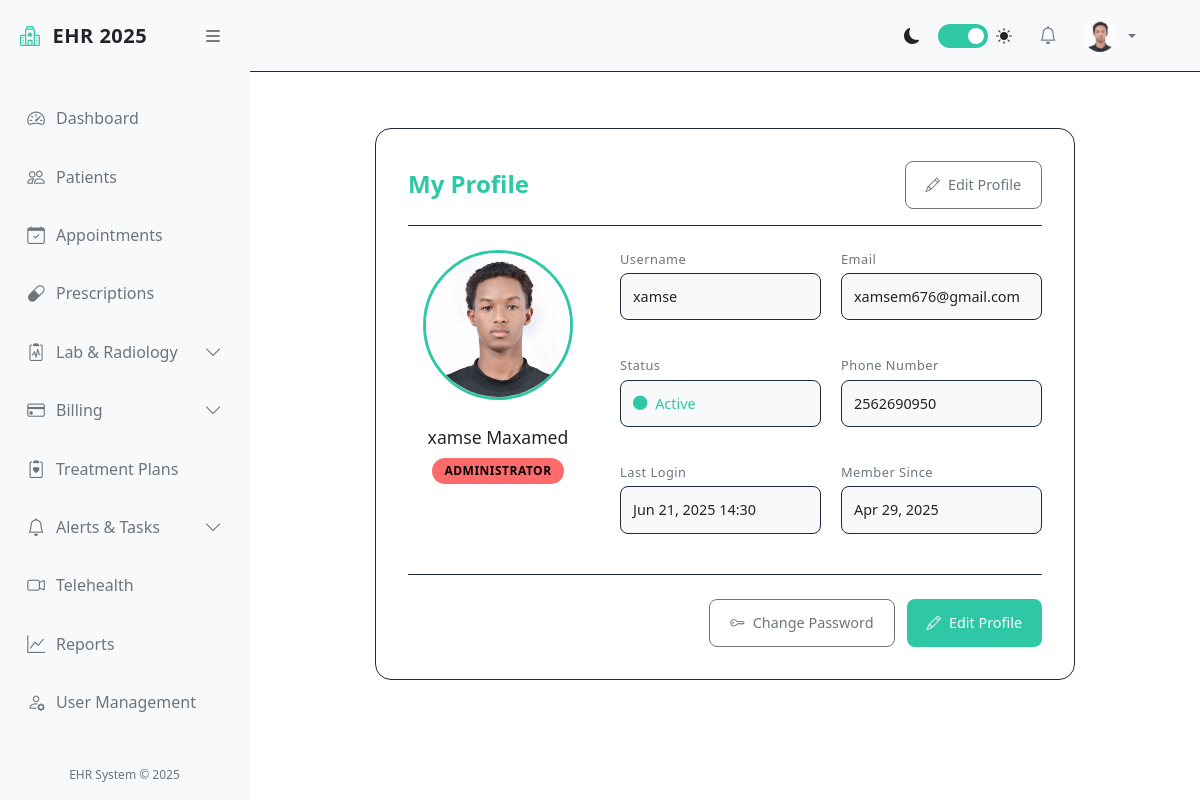
The app's page /accounts/profile/ (signed in) with its own data.
### accounts/models.py (models this page shows, shortened)
class User(AbstractUser):
    STATUS_CHOICES = [
        ('ACTIVE', 'Active'),
        ('INACTIVE', 'Inactive'),
        ('ON_LEAVE', 'On Leave'),
    ]
    ROLE_CHOICES = [
        ('ADMIN', 'Administrator'),
        ('DOCTOR', 'Doctor'),
        ('NURSE', 'Nurse'),
        ('STAFF', 'Staff'),
        ('PATIENT', 'Patient'),
    ]
    role = models.CharField(max_length=20, choices=ROLE_CHOICES, default='STAFF')
    phone_number = models.CharField(max_length=20, blank=True)
    license_number = models.CharField(max_length=100, blank=True)
    specialization = models.CharField(max_length=100, blank=True)
    department = models.CharField(max_length=100, blank=True)
    profile_picture = models.ImageField(upload_to='profile_pics/', null=True, blank=True)
    status = models.CharField(max_length=20, choices=STATUS_CHOICES, default='ACTIVE')  # <-- new
    is_verified = models.BooleanField(default=False)

### accounts/views.py (the view)
# urls.py: path('profile/', views.ProfileView.as_view(), name='profile'),
class ProfileView(LoginRequiredMixin, DetailView):
    model = User
    template_name = 'accounts/profile.html'
    def get_object(self):
        return self.request.user

### ehr/templates/accounts/profile.html (shortened to what this page needs)
{% extends 'ehr/base.html' %}
{% block content %}
<div class="profile-container">
    <div class="profile-header">
        <h2 class="profile-title">My Profile</h2>
        <a href="{% url 'profile_edit' %}" class="btn btn-outline">
            <i class="bi bi-pencil"></i> Edit Profile
        </a>
    </div>
    <div class="profile-content">
        <div class="profile-sidebar">
            {% if user.profile_picture %}
                <img src="{{ user.profile_picture.url }}" class="profile-picture" alt="Profile Picture">
            {% else %}
                <div class="profile-picture d-flex align-items-center justify-content-center">
                    <i class="bi bi-person"></i>
                </div>
            {% endif %}
            <div class="profile-name">{{ user.get_full_name }}</div>
            <span class="profile-role role-{{ user.role|lower }}">
                {{ user.get_role_display }}
            </span>
        </div>
        <div class="profile-main">
            <div class="profile-details">
                <div class="detail-group">
                    <div class="detail-label">Username</div>
                    <div class="detail-value">{{ user.username }}</div>
                </div>
                <div class="detail-group">
                    <div class="detail-label">Email</div>
                    <div class="detail-value">{{ user.email }}</div>
                </div>
                <div class="detail-group">
                    <div class="detail-label">Status</div>
                    <div class="detail-value">
                        <span class="status-{{ user.status|lower|cut:' ' }}">
                            <i class="bi bi-circle-fill me-1"></i>
                            {{ user.get_status_display }}
                        </span>
                    </div>
                </div>
                <div class="detail-group">
                    <div class="detail-label">Phone Number</div>
                    <div class="detail-value">{{ user.phone_number|default:"Not provided" }}</div>
                </div>
                <div class="detail-group">
                    <div class="detail-label">Last Login</div>
                    <div class="detail-value">{{ user.last_login|date:"M d, Y H:i"|default:"Never" }}</div>
                </div>
                <div class="detail-group">
                    <div class="detail-label">Member Since</div>
                    <div class="detail-value">{{ user.date_joined|date:"M d, Y" }}</div>
                </div>
            </div>
        </div>
    </div>
    <div class="profile-actions">
        <a href="{% url 'password_change' %}" class="btn btn-outline">
            <i class="bi bi-key"></i> Change Password
        </a>
        <a href="{% url 'profile_edit' %}" class="btn btn-primary">
            <i class="bi bi-pencil"></i> Edit Profile
        </a>
    </div>
</div>
{% endblock %}

### ehr/templates/ehr/base.html (shortened to what this page needs)
<!DOCTYPE html>
<html lang="en">
<head>
    <link href="https://cdn.jsdelivr.net/npm/bootstrap@5.3.0/dist/css/bootstrap.min.css" rel="stylesheet">
    <link rel="stylesheet" href="https://cdn.jsdelivr.net/npm/bootstrap-icons@1.10.0/font/bootstrap-icons.css">
</head>
<body>
    <div class="d-flex">
        <div class="sidebar" id="sidebar">
            <div class="sidebar-header">
                <a href="{% url 'dashboard' %}" class="sidebar-brand">
                    <i class="bi bi-hospital sidebar-brand-icon"></i>
                    <span id="sidebar-title">EHR 2025</span>
                </a>
                <button class="toggle-btn" id="toggle-sidebar">
                    <i class="bi bi-list"></i>
                </button>
            </div>
            <div class="px-2 py-3" style="height: calc(100% - 120px); overflow-y: auto;">
                <ul class="nav flex-column">
                    <li class="nav-item">
                        <a class="nav-link {% if request.resolver_match.url_name == 'dashboard' %}active{% endif %}"
                            href="{% url 'dashboard' %}">
                            <i class="bi bi-speedometer2"></i>
                            <span class="nav-link-text ms-2">Dashboard</span>
                        </a>
                    </li>
                    <li class="nav-item">
                        <a class="nav-link {% if 'patient' in request.resolver_match.url_name %}active{% endif %}"
                            href="{% url 'patient_list' %}">
                            <i class="bi bi-people"></i>
                            <span class="nav-link-text ms-2">Patients</span>
                        </a>
                    </li>
                    <li class="nav-item">
                        <a class="nav-link {% if 'appointment' in request.resolver_match.url_name %}active{% endif %}"
                            href="{% url 'appointment_list' %}">
                            <i class="bi bi-calendar-check"></i>
                            <span class="nav-link-text ms-2">Appointments</span>
                        </a>
                    </li>
                    <li class="nav-item">
                        <a class="nav-link {% if 'prescription' in request.resolver_match.url_name %}active{% endif %}"
                            href="{% url 'prescription_list' %}">
                            <i class="bi bi-capsule"></i>
                            <span class="nav-link-text ms-2">Prescriptions</span>
                        </a>
                    </li>
                    <li class="nav-item">
                        <a class="nav-link {% if 'lab_test' in request.resolver_match.url_name or 'imaging_study' in request.resolver_match.url_name %}active{% endif %}"
                            data-bs-toggle="collapse" href="#labRadCollapse">
                            <i class="bi bi-clipboard2-pulse"></i>
                            <span class="nav-link-text ms-2">Lab & Radiology</span>
                            <i class="bi bi-chevron-down collapse-icon ms-auto"></i>
                        </a>
                    </li>
                    <li class="nav-item">
                        <a class="nav-link {% if 'billing' in request.resolver_match.url_name or 'insurance' in request.resolver_match.url_name %}active{% endif %}"
                            data-bs-toggle="collapse" href="#billingCollapse">
                            <i class="bi bi-credit-card"></i>
                            <span class="nav-link-text ms-2">Billing</span>
                            <i class="bi bi-chevron-down collapse-icon ms-auto"></i>
                        </a>
                    </li>
                    <li class="nav-item">
                        <a class="nav-link {% if 'treatment_plan' in request.resolver_match.url_name %}active{% endif %}"
                            href="{% url 'treatment_plan_list' %}">
                            <i class="bi bi-clipboard2-heart"></i>
                            <span class="nav-link-text ms-2">Treatment Plans</span>
                        </a>
                    </li>
                    <li class="nav-item">
                        <a class="nav-link {% if 'alert' in request.resolver_match.url_name or 'task' in request.resolver_match.url_name %}active{% endif %}"
                            data-bs-toggle="collapse" href="#alertsTasksCollapse">
                            <i class="bi bi-bell"></i>
                            <span class="nav-link-text ms-2">Alerts & Tasks</span>
                            <i class="bi bi-chevron-down collapse-icon ms-auto"></i>
                        </a>
                    </li>
                    <li class="nav-item">
                        <a class="nav-link {% if 'telehealth' in request.resolver_match.url_name %}active{% endif %}"
                            href="{% url 'telehealth_session_list' %}">
                            <i class="bi bi-camera-video"></i>
                            <span class="nav-link-text ms-2">Telehealth</span>
                        </a>
                    </li>
                    <li class="nav-item">
                        <a class="nav-link {% if 'report' in request.resolver_match.url_name %}active{% endif %}"
                            href="{% url 'report_list' %}">
                            <i class="bi bi-graph-up"></i>
                            <span class="nav-link-text ms-2">Reports</span>
                        </a>
                    </li>
                    {% if user.is_authenticated and user.role == 'ADMIN' %}
                    <li class="nav-item">
                        <a class="nav-link {% if 'user' in request.resolver_match.url_name %}active{% endif %}"
                            href="{% url 'user_list' %}">
                            <i class="bi bi-person-gear"></i>
                            <span class="nav-link-text ms-2">User Management</span>
                        </a>
                    </li>
                    {% endif %}
                </ul>
            </div>
            <div class="sidebar-footer">
                EHR System &copy; 2025
            </div>
        </div>
        <div class="main-content flex-grow-1" id="main-content">
            <nav class="navbar navbar-expand-lg navbar-light bg-light border-bottom">
                <div class="container-fluid">
                    <div class="collapse navbar-collapse" id="navbarSupportedContent">
                        <ul class="navbar-nav ms-auto align-items-center">
                            <li class="nav-item me-3">
                                <div class="d-flex align-items-center">
                                    <i class="bi bi-moon-fill me-2"></i>
                                    <label class="theme-switch">
                                        <span class="slider"></span>
                                    </label>
                                    <i class="bi bi-sun-fill ms-2"></i>
                                </div>
                            </li>
                            <li class="nav-item dropdown me-2">
                                <a class="nav-link position-relative" href="#" id="notificationsDropdown" role="button"
                                    data-bs-toggle="dropdown">
                                    <i class="bi bi-bell"></i>
                                </a>
                            </li>
                            <li class="nav-item dropdown">
                                <a class="nav-link dropdown-toggle d-flex align-items-center" href="#" id="userDropdown"
                                    role="button" data-bs-toggle="dropdown">
                                    {% if user.profile_picture %}
                                    <img src="{{ user.profile_picture.url }}" class="rounded-circle me-2" width="32"
                                        height="32" alt="Profile">
                                    {% else %}
                                    <i class="bi bi-person-circle me-2"></i>
                                    {% endif %}
                                </a>
                                    </li>
                                </ul>
                    </div>
                </div>
            </nav>
            <div class="container-fluid py-4">
                {% block content %}{% endblock %}
            </div>
        </div>
    </div>
</body>
</html>

### ehr/templates/ehr/base.html (style rules this page uses)
:root { --bg-primary: #030817; --bg-secondary: #0b1120; --accent-color: #2ec8a6; --text-primary: #f8fafc; --text-secondary: #94a3b8; --sidebar-width: 250px; --navbar-height: 72px; --sidebar-collapsed-width: 80px; }
body { background-color: var(--bg-primary); color: var(--text-primary); font-family: 'Segoe UI', system-ui, -apple-system, sans-serif; }
.sidebar { height: 100vh; position: fixed; width: var(--sidebar-width); background-color: var(--bg-secondary); border-right: 1px solid rgba(255, 255, 255, 0.1); transition: all 0.3s cubic-bezier(0.4, 0, 0.2, 1); z-index: 1000; }
.main-content { margin-left: var(--sidebar-width); transition: all 0.3s cubic-bezier(0.4, 0, 0.2, 1); padding-top: var(--navbar-height); }
.nav-link { color: var(--text-secondary); border-radius: 0.375rem; margin: 0.25rem 0; padding: 0.75rem 1rem; transition: all 0.2s ease; position: relative; display: flex; align-items: center; }
.sidebar-header { padding: 1.25rem; border-bottom: 1px solid rgba(255, 255, 255, 0.1); display: flex; align-items: center; justify-content: space-between; }
.toggle-btn { border: none; background: none; font-size: 1.25rem; cursor: pointer; color: var(--text-primary); transition: all 0.2s ease; }
.navbar { background-color: var(--bg-secondary) !important; border-bottom: 1px solid var(--border-color) !important; padding: 0.75rem 1.5rem; position: fixed; top: 0; right: 0; left: var(--sidebar-width); z-index: 1000; height: var(--navbar-height); transition: all 0.3s cubic-bezier(0.4, 0, 0.2, 1); }
.container-fluid { padding: 2rem; }
.collapse-icon { transition: transform 0.2s ease; }
.theme-switch { display: inline-block; position: relative; width: 50px; height: 24px; margin-left: 10px; }
.slider { position: absolute; cursor: pointer; top: 0; left: 0; right: 0; bottom: 0; background-color: #334155; transition: .4s; border-radius: 24px; }
.slider:before { position: absolute; content: ""; height: 16px; width: 16px; left: 4px; bottom: 4px; background-color: white; transition: .4s; border-radius: 50%; }
input:checked+.slider { background-color: var(--accent-color); }
input:checked+.slider:before { transform: translateX(26px); }
.nav-item { position: relative; }
.nav-link i { min-width: 24px; text-align: center; font-size: 1.1rem; }
.sidebar-brand { font-weight: 700; font-size: 1.25rem; letter-spacing: 0.5px; color: var(--text-primary); text-decoration: none; display: flex; align-items: center; }
.sidebar-brand-icon { margin-right: 0.75rem; color: var(--accent-color); }
.sidebar-footer { position: absolute; bottom: 0; width: 100%; padding: 1rem; border-top: 1px solid rgba(255, 255, 255, 0.1); text-align: center; font-size: 0.75rem; color: var(--text-secondary); }

### records on screen
User: profile_picture (picture), get_full_name "xamse Maxamed", role "ADMINISTRATOR", username "xamse", email "xamsem676@gmail.com", status "Active", phone_number "2562690950", last_login "Jun 21, 2025 14:30", date_joined "Apr 29, 2025"
